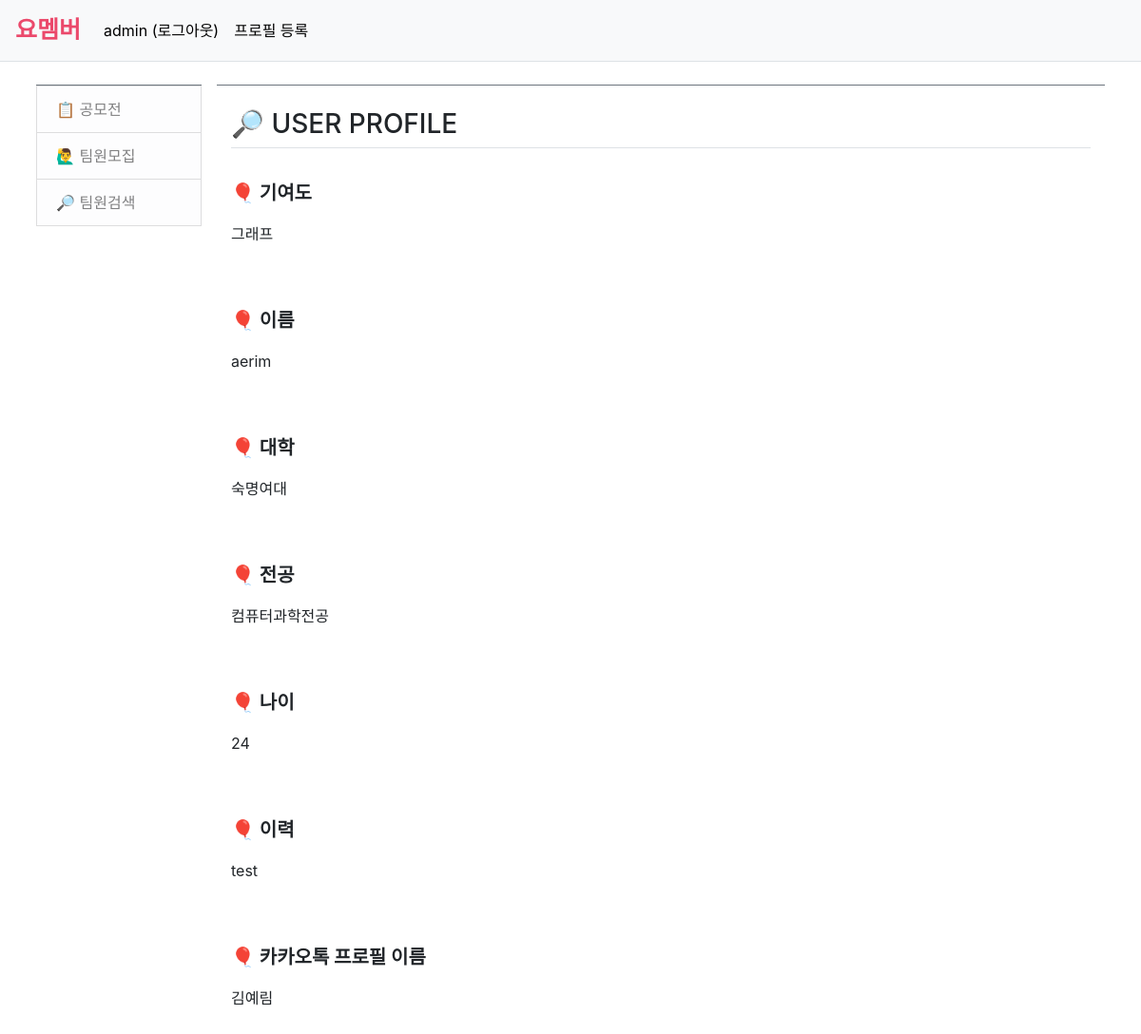
Screenshot of /yomember/searchMember/aerim/ (signed in) with the database file from the repository.
### common/models.py (models this page shows)
class Profile(models.Model):
    name = models.CharField(max_length=50) # 사용자 이름
    college = models.CharField(max_length=100) # 대학
    major = models.CharField(max_length=100) # 전공
    age = models.IntegerField() # 나이
    workHistory = models.TextField() # 이력
    blog = models.URLField(blank=True) # 개인 블로그(선택 사항)
    kakaoName = models.CharField(max_length=50) # 카카오톡 프로필 이름
    kakaoTalk = models.FileField() # 카카오톡 대화 파일
    cdate = models.DateTimeField(auto_now_add=True) # 게시물 생성 날짜

### yomember/views.py (the view)
# urls.py: path('searchMember/<str:user_username>/', views.userInfo, name='userInfo'),
def userInfo(request, user_username):
    profile = Profile.objects.filter(name = user_username)
    context = {'profile': profile}
    return render(request, 'yomember/userProfile.html', context)

### templates/yomember/userProfile.html (shortened to what this page needs)
{% extends 'base.html' %}
{% block content %}
{% load static %}
<link rel="stylesheet" type="text/css" href="{% static 'bootstrap.min.css' %}">
    {% for profile_detail in profile %}
    <div class="container my-3">
        <h3 class="border-bottom py-2">🔎 USER PROFILE</h3>
        <br><p style="font-size: 20px; font-weight: bold;">🎈 기여도</p>
        <p>그래프</p><br><br>
        <p style="font-size: 20px; font-weight: bold;">🎈 이름</p>
        <p>{{ profile_detail.name }}</p><br><br>
        <p style="font-size: 20px; font-weight: bold;">🎈 대학</p>
        <p>{{ profile_detail.college }}</p><br><br>
        <p style="font-size: 20px; font-weight: bold;">🎈 전공</p>
        <p>{{ profile_detail.major }}</p><br><br>
        <p style="font-size: 20px; font-weight: bold;">🎈 나이</p>
        <p>{{ profile_detail.age }}</p><br><br>
        <p style="font-size: 20px; font-weight: bold;">🎈 이력</p>
        <p>{{ profile_detail.workHistory }}</p><br><br>
        <p style="font-size: 20px; font-weight: bold;">🎈 카카오톡 프로필 이름</p>
        <p>{{ profile_detail.kakaoName }}</p><br><br>
    </div>
    {% endfor %}
{% endblock %}

### templates/navbar.html (shortened to what this page needs)
<nav class="navbar navbar-expand-lg navbar-light bg-light border-bottom">
    <a class="navbar-brand" href="{% url 'yomember:index' %}" style="color: #EB496B; font-weight: bold; font-size: 25px;">요멤버</a>
    <div class="collapse navbar-collapse flex-grow-0" id="navbarNav">
        <ul class="navbar-nav">
            <li class="nav-item ">
                {% if user.is_authenticated %}
                <a class="nav-link" href="{% url 'common:logout' %}" style="color: black;">{{ user.username }} (로그아웃)</a>
                {% else %}
                <a class="nav-link" href="{% url 'common:login' %}" style="color: black;">로그인</a>
                {% endif %}
            </li>
            <li class="nav-item ">
                {% if user.is_authenticated %}
                <a class="nav-link" href="{% url 'common:profile' %}" style="color: black;">프로필 등록</a>
                {% endif %}
            </li>
        </ul>
    </div>
</nav>

### rows the page displays
Profile: name "aerim", college "숙명여대", major "컴퓨터과학전공", age "24", workHistory "test", kakaoName "김예림"

### other values shown
{{ user.username }} "admin"
